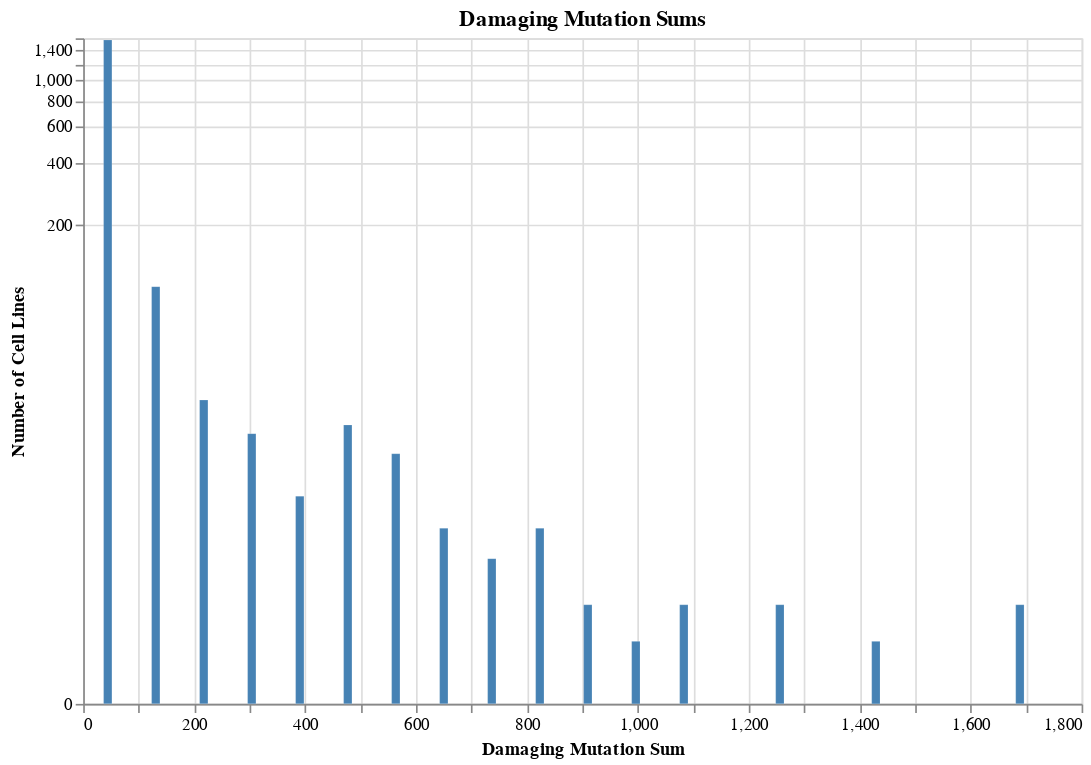

The code cell stored with this chart in its notebook:
### Markdown cell above
<style>
.viz-header {
    color: #1d4ed8 !important;
    font-size: 2rem;
    font-weight: 600;
    border-left: 5px solid #3b82f6;
    padding-left: 15px;
    margin-top: 30px;
    margin-bottom: 15px;
    background: #f8fafc;
    padding-top: 10px;
    padding-bottom: 10px;
}
.viz-description {
    color: #374151;
    font-size: 1.05rem;
    line-height: 1.7;
    margin-bottom: 20px;
}
.features-box {
    background: #f8fafc;
    border: 1px solid #e2e8f0;
    border-radius: 10px;
    padding: 20px;
    margin: 20px 0;
}
.features-title {
    color: #374151;
    font-size: 1.3rem;
    font-weight: 600;
    margin-top: 0;
    margin-bottom: 15px;
}
.features-list {
    color: #475569;
    font-size: 1rem;
    margin: 0;
}
.features-list li {
    margin-bottom: 12px;
    font-weight: 500;
}
.feature-highlight {
    background-color: #f8fafc;
    color: #374151;
    padding: 2px 6px;
    border-radius: 4px;
    font-weight: 600;
}
</style>

<h2 class="viz-header">Data Visualization</h2>

<p class="viz-description">Creates and displays an interactive histogram that uses Altair to visualize a frequency distribution of the number of cell lines in bins of damaging mutation ranges..</p>

<div class="features-box">
<h3 class="features-title">Chart Features:</h3>
<ul class="features-list">
<li><span class="feature-highlight">Slider widget:</span> Dynamic slider allows the viewer to interactively select the number of cell line bins</li>
<li><span class="feature-highlight">Tool tips:</span> Hovering mouse cursor over bin shows bin details</li>
<li><span class="feature-highlight">Drop down menu:</span> Allows the viewer to select a cancer tissue type to display, or 'ALL' to display all tissues</li>
<li><span class="feature-highlight">Radio buttons:</span> Allows the viewer to select the number of mutation values to display, or 'ALL' for all values</li>
</ul>
</div>

### Code cell
# Create chart
chart = alt.Chart(combined_simple).add_params(    
    tissue_dropdown,
    mutation_filter,
    bin_param  
).transform_filter(
    'datum.count > 0'
).transform_filter(
    'datum.tissue_filter == tissue_type'  
).transform_filter(
    'datum.mutation_category == mutation_category'
).transform_filter(
    'datum.num_bins == num_bins'
).mark_bar(
    color='steelblue',
    stroke='white',
    strokeWidth=0.1
).encode(
    alt.X('bin_center:Q',
          title='Damaging Mutation Sum'),
    alt.Y('count:Q',
          title='Number of Cell Lines',
          scale=alt.Scale(type='symlog'))
          # scale=alt.Scale(type='symlog', domain=[0.1, combined_simple['count'].max() * 1.1]))
).properties(
    width=600,
    height=400,
    title='Damaging Mutation Sums'
)

chart.show()

### Figure 1 — Vega-Lite specification as saved in the notebook (floating-point values rounded to 4 significant figures; data arrays with more than 128 entries replaced by an {"elided": "..."} marker saying what was removed)
{"config": {"view": {"continuousWidth": 300, "continuousHeight": 300}}, "data": {"name": "data-ae6eb87f720f177c668a54c9b8b850d8"}, "mark": {"type": "bar", "color": "steelblue", "stroke": "white", "strokeWidth": 0.1}, "encoding": {"x": {"field": "bin_center", "title": "Damaging Mutation Sum", "type": "quantitative"}, "y": {"field": "count", "scale": {"type": "symlog"}, "title": "Number of Cell Lines", "type": "quantitative"}}, "height": 400, "params": [{"name": "tissue_type", "bind": {"input": "select", "options": ["ALL", "LUNG"], "name": "Tissue: "}, "value": "ALL"}, {"name": "mutation_category", "bind": {"input": "radio", "options": ["all", "exactly_1", "2_or_more"], "labels": ["All mutations (≥1)", "Exactly 1 mutation", "2 or more mutations"], "name": "Mutation Value: "}, "value": "all"}, {"name": "num_bins", "bind": {"input": "range", "max": 30, "min": 10, "name": "Number of Bins: ", "step": 1}, "value": 20}], "title": "Damaging Mutation Sums", "transform": [{"filter": "datum.count > 0"}, {"filter": "datum.tissue_filter == tissue_type"}, {"filter": "datum.mutation_category == mutation_category"}, {"filter": "datum.num_bins == num_bins"}], "width": 600, "$schema": "https://vega.github.io/schema/vega-lite/v5.20.1.json", "datasets": {"data-ae6eb87f720f177c668a54c9b8b850d8": {"elided": "1914 records"}}}
